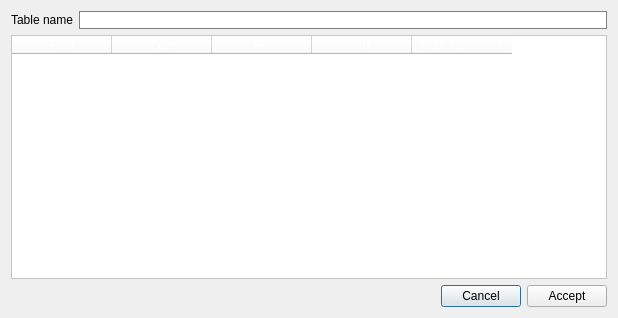
<?xml version="1.0" encoding="UTF-8"?>
<ui version="4.0">
 <class>NewTableDialog</class>
 <widget class="QDialog" name="NewTableDialog">
  <property name="geometry">
   <rect>
    <x>0</x>
    <y>0</y>
    <width>618</width>
    <height>318</height>
   </rect>
  </property>
  <property name="windowTitle">
   <string>New table</string>
  </property>
  <layout class="QVBoxLayout" name="verticalLayout">
   <item>
    <layout class="QHBoxLayout" name="horizontalLayout_2">
     <item>
      <widget class="QLabel" name="label">
       <property name="text">
        <string>Table name</string>
       </property>
      </widget>
     </item>
     <item>
      <widget class="QLineEdit" name="lineEdit">
       <property name="styleSheet">
        <string notr="true">QLineEdit{
	border: 1px solid gray;
}</string>
       </property>
      </widget>
     </item>
    </layout>
   </item>
   <item>
    <widget class="QTableWidget" name="tableWidget">
     <property name="contextMenuPolicy">
      <enum>Qt::ContextMenuPolicy::ActionsContextMenu</enum>
     </property>
     <property name="styleSheet">
      <string notr="true">QHeaderView::section {
    color: #ffffff;              /* Texto de headers BLANCO */
}
QWidget{
	background-color:white;
	color:black;
}

QTableWidgetItem{
	border: 1px solid red;
}



</string>
     </property>
     <column>
      <property name="text">
       <string>Field</string>
      </property>
     </column>
     <column>
      <property name="text">
       <string>Type</string>
      </property>
     </column>
     <column>
      <property name="text">
       <string>PK</string>
      </property>
     </column>
     <column>
      <property name="text">
       <string>NN</string>
      </property>
     </column>
     <column>
      <property name="text">
       <string>Auto Increment</string>
      </property>
     </column>
    </widget>
   </item>
   <item>
    <layout class="QHBoxLayout" name="horizontalLayout">
     <item>
      <spacer name="horizontalSpacer">
       <property name="orientation">
        <enum>Qt::Orientation::Horizontal</enum>
       </property>
       <property name="sizeHint" stdset="0">
        <size>
         <width>40</width>
         <height>20</height>
        </size>
       </property>
      </spacer>
     </item>
     <item>
      <widget class="QPushButton" name="cancelButton">
       <property name="text">
        <string>Cancel</string>
       </property>
      </widget>
     </item>
     <item>
      <widget class="QPushButton" name="acceptButton">
       <property name="text">
        <string>Accept</string>
       </property>
      </widget>
     </item>
    </layout>
   </item>
  </layout>
 </widget>
 <resources/>
 <connections/>
</ui>
